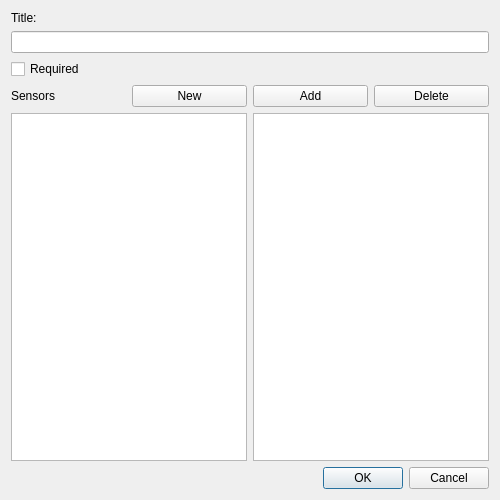
<?xml version="1.0" encoding="UTF-8"?>
<ui version="4.0">
 <class>EditAction</class>
 <widget class="QDialog" name="EditAction">
  <property name="windowModality">
   <enum>Qt::ApplicationModal</enum>
  </property>
  <property name="geometry">
   <rect>
    <x>0</x>
    <y>0</y>
    <width>500</width>
    <height>500</height>
   </rect>
  </property>
  <property name="windowTitle">
   <string>Edit action</string>
  </property>
  <property name="modal">
   <bool>true</bool>
  </property>
  <layout class="QGridLayout" name="gridLayout">
   <item row="3" column="0">
    <widget class="QLabel" name="label_2">
     <property name="text">
      <string>Sensors</string>
     </property>
    </widget>
   </item>
   <item row="4" column="0" colspan="2">
    <widget class="QListWidget" name="allSensors"/>
   </item>
   <item row="4" column="2" colspan="2">
    <widget class="QListWidget" name="currentSensors"/>
   </item>
   <item row="3" column="3">
    <widget class="QPushButton" name="deleteButton">
     <property name="text">
      <string>Delete</string>
     </property>
    </widget>
   </item>
   <item row="3" column="2">
    <widget class="QPushButton" name="addButton">
     <property name="text">
      <string>Add</string>
     </property>
    </widget>
   </item>
   <item row="1" column="0" colspan="4">
    <widget class="QLineEdit" name="actionTitle"/>
   </item>
   <item row="3" column="1">
    <widget class="QPushButton" name="newButton">
     <property name="text">
      <string>New</string>
     </property>
    </widget>
   </item>
   <item row="0" column="0" colspan="4">
    <widget class="QLabel" name="label">
     <property name="text">
      <string>Title:</string>
     </property>
    </widget>
   </item>
   <item row="2" column="0" colspan="4">
    <widget class="QCheckBox" name="requiredMeasurement">
     <property name="text">
      <string>Required</string>
     </property>
    </widget>
   </item>
   <item row="5" column="0" colspan="4">
    <widget class="QDialogButtonBox" name="buttonBox">
     <property name="orientation">
      <enum>Qt::Horizontal</enum>
     </property>
     <property name="standardButtons">
      <set>QDialogButtonBox::Cancel|QDialogButtonBox::Ok</set>
     </property>
    </widget>
   </item>
  </layout>
 </widget>
 <tabstops>
  <tabstop>actionTitle</tabstop>
  <tabstop>requiredMeasurement</tabstop>
  <tabstop>newButton</tabstop>
  <tabstop>addButton</tabstop>
  <tabstop>deleteButton</tabstop>
  <tabstop>allSensors</tabstop>
  <tabstop>currentSensors</tabstop>
 </tabstops>
 <resources/>
 <connections>
  <connection>
   <sender>buttonBox</sender>
   <signal>accepted()</signal>
   <receiver>EditAction</receiver>
   <slot>accept()</slot>
   <hints>
    <hint type="sourcelabel">
     <x>248</x>
     <y>254</y>
    </hint>
    <hint type="destinationlabel">
     <x>157</x>
     <y>274</y>
    </hint>
   </hints>
  </connection>
  <connection>
   <sender>buttonBox</sender>
   <signal>rejected()</signal>
   <receiver>EditAction</receiver>
   <slot>reject()</slot>
   <hints>
    <hint type="sourcelabel">
     <x>316</x>
     <y>260</y>
    </hint>
    <hint type="destinationlabel">
     <x>286</x>
     <y>274</y>
    </hint>
   </hints>
  </connection>
 </connections>
</ui>
